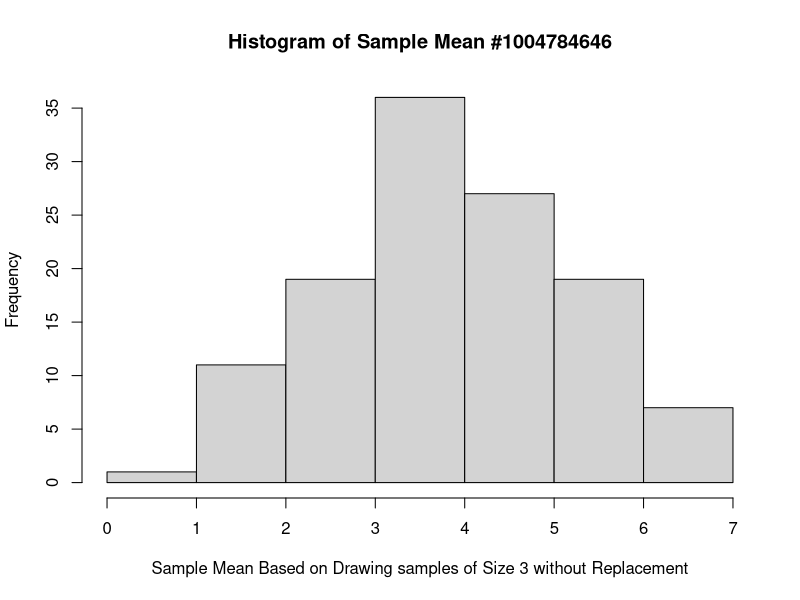

Write R code to recreate this figure.
## ---- chunk 1
knitr::opts_chunk$set(echo = TRUE)
library(tidyverse)
## ---- chunk 2
student_number <- (c(1,0,0,4,7,8,4,6,4,6))
hist(combn(student_number, 3, mean), xlab = 'Sample Mean Based on Drawing samples of Size 3 without Replacement',main = 'Histogram of Sample Mean #1004784646')
